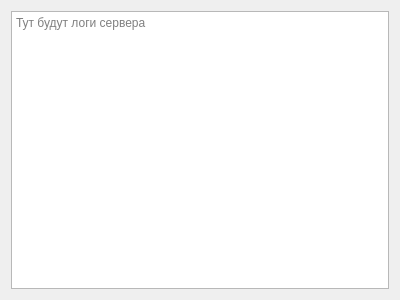
<?xml version="1.0" encoding="UTF-8"?>
<ui version="4.0">
 <class>Form</class>
 <widget class="QWidget" name="Form">
  <property name="geometry">
   <rect>
    <x>0</x>
    <y>0</y>
    <width>400</width>
    <height>300</height>
   </rect>
  </property>
  <property name="windowTitle">
   <string>Server</string>
  </property>
  <layout class="QVBoxLayout" name="verticalLayout">
   <item>
    <widget class="QTextEdit" name="_te_logs">
     <property name="readOnly">
      <bool>true</bool>
     </property>
     <property name="placeholderText">
      <string>Тут будут логи сервера</string>
     </property>
    </widget>
   </item>
  </layout>
 </widget>
 <resources/>
 <connections/>
</ui>
